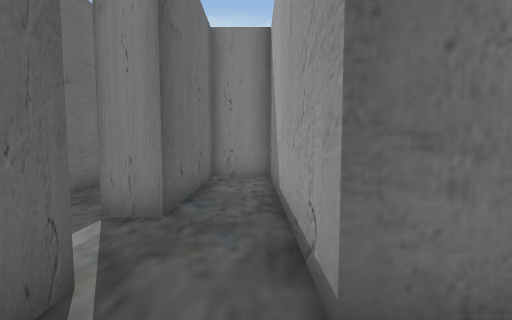
[1] (above)

24 first-person views from a walk through a 3-D level made in the Unity game engine. The camera is 1.2 m above the floor, tilts 4° down and sees 90° across. The floor is counted in squares, 1 m on a side. Each view is taken from the middle of a square. On the plan, view 1 faces up. The plan holds only what a view shows up to about 12 squares ahead; the rest is blank. The player character is not drawn.

[2]
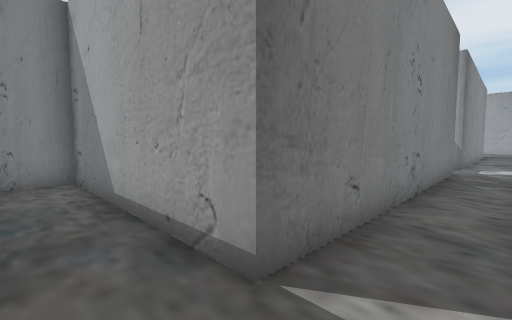

[3]
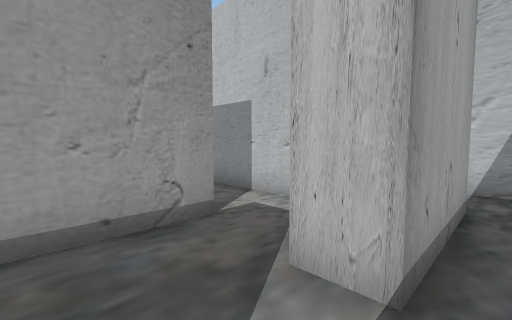

[4]
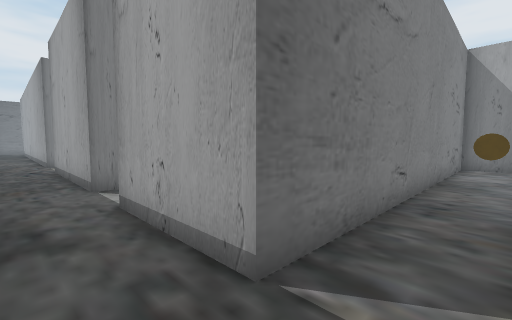

[5]
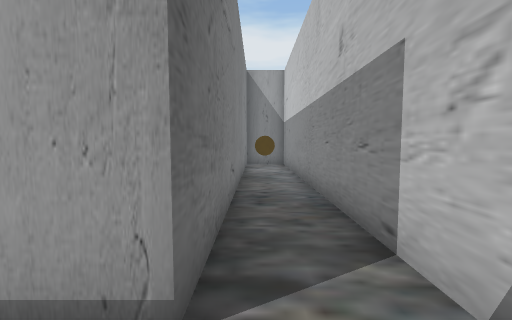

[6]
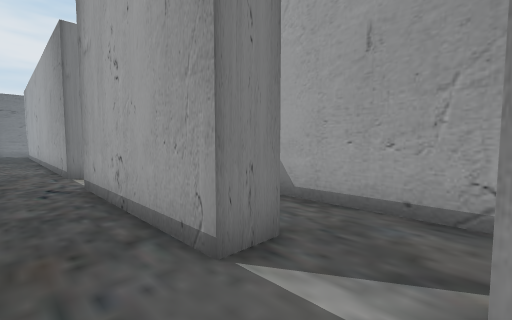

[7]
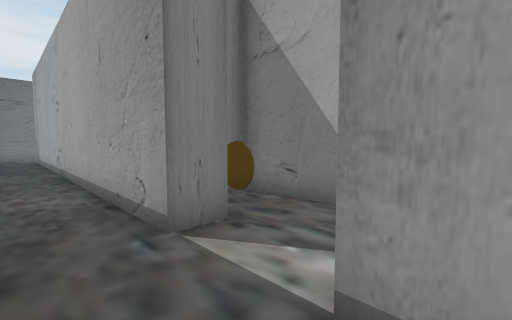

[8]
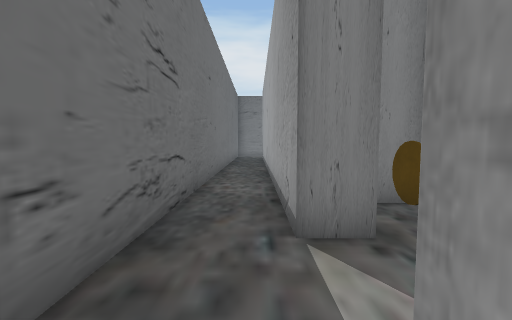

[9]
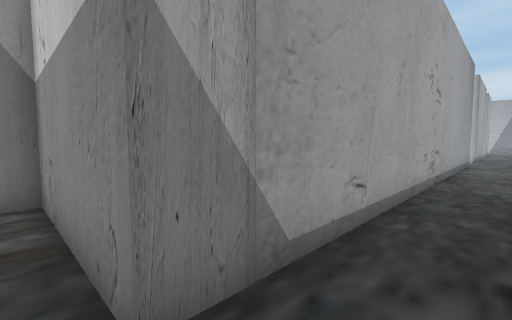

[10]
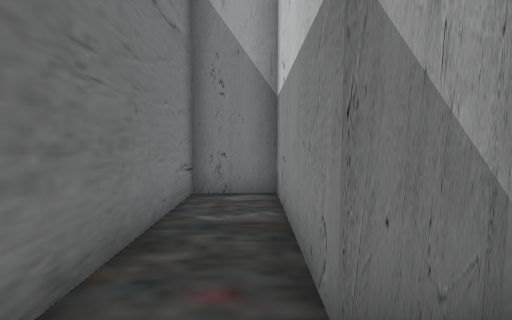

[11]
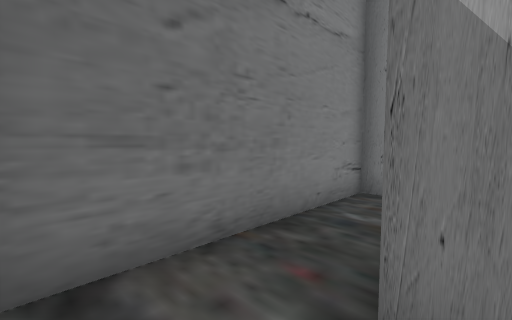

[12]
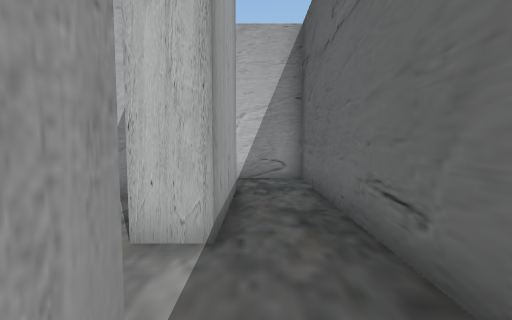

[13]
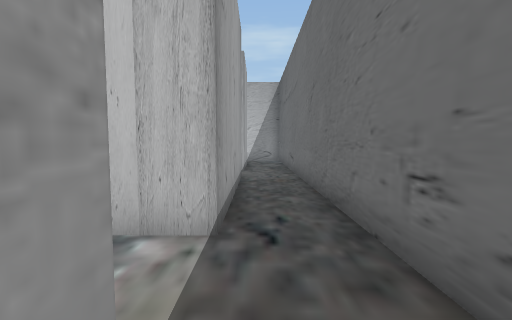

[14]
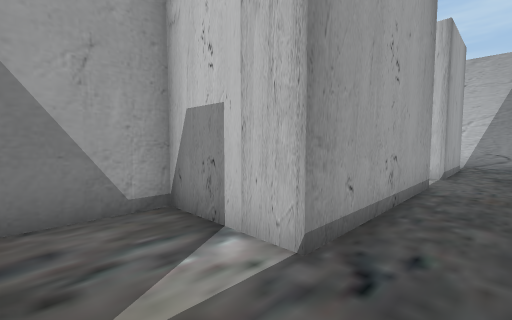

[15]
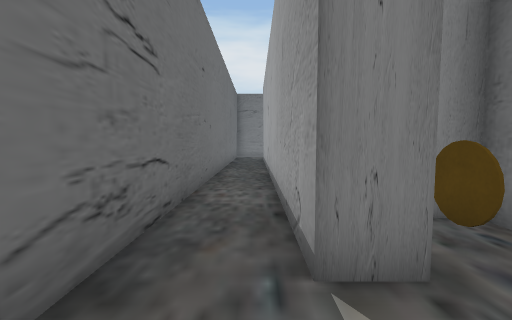

[16]
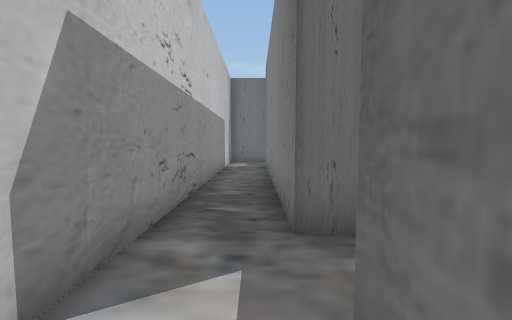

[17]
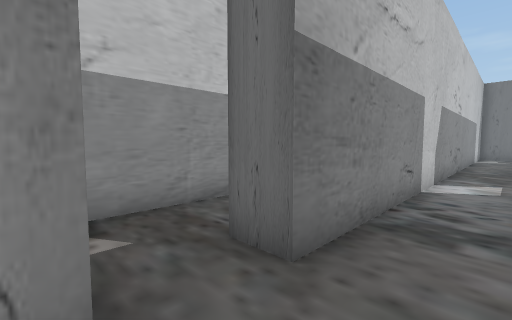

[18]
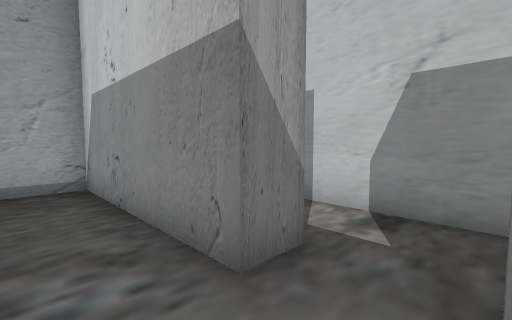

[19]
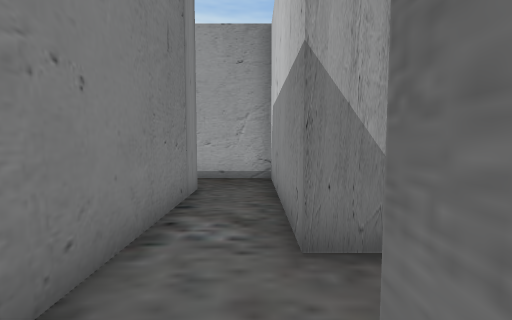

[20]
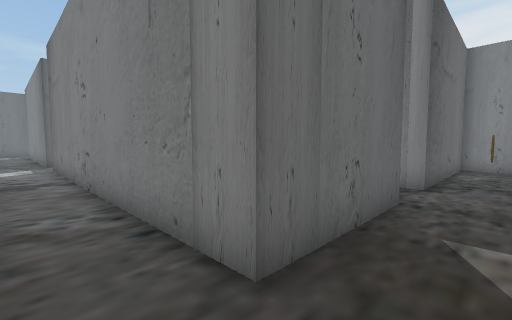

[21]
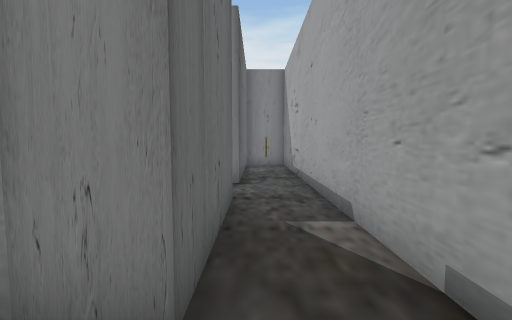

[22]
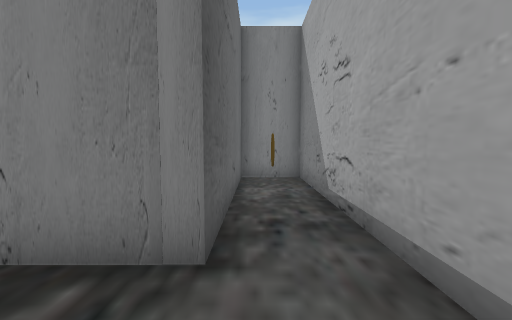

[23]
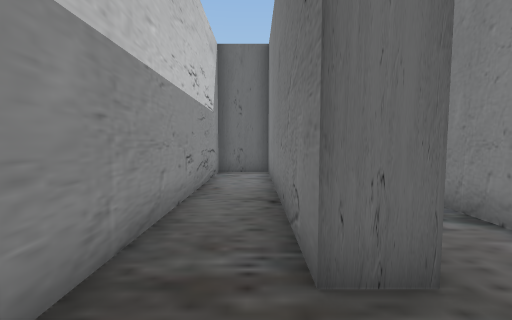

[24]
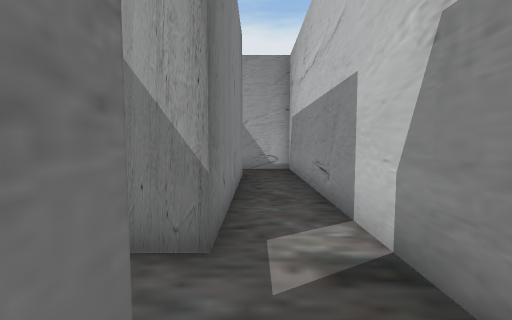

### Floor plan
Ten units are one square. View 1 is at (0, 0); x grows to the right and y downward. Boxes are objects, and circles mark ways between rooms. Rooms are numbered by the first view taken in them; rooms with no view inside come last. Other rooms are left out.
<svg viewBox="-50 -310 350 350">
<path fill="none" stroke="#000" d="M207 5 265 5 265 -137 245 -137 245 -74 235 -74M107 -24 107 -15 5 -15 5 -25M245 -55 245 -15 126 -15M-2 5 190 5M-15 -20 -15 -14M-14 -121 -25 -121 -25 -285 20 -285 20 -305 -41 -305M-15 -41 -25 -41 -25 -98 5 -98 5 -140 -6 -140M-45 -219 -45 35 80 35M98 31 98 15 -25 15 -25 -20 -15 -20M190 5 190 15 111 15M274 15 207 15 207 5M107 14 107 35 295 35 295 14M5 -25 5 -88 -15 -88 -15 -41"/>
<rect x="245" y="-135" width="20" height="10" fill="#bbb"><title>other object</title></rect>
<rect x="-15" y="-135" width="10" height="10" fill="#bbb"><title>brown coin</title></rect>
<rect x="85" y="15" width="10" height="10" fill="#bbb"><title>brown coin</title></rect>
<circle cx="195" cy="10" r="3" fill="#2a7"/>
<circle cx="-5" cy="-20" r="3" fill="#2a7"/>
<circle cx="-20" cy="-35" r="3" fill="#2a7"/>
<text x="160" y="-10">1</text>
<text x="-20" y="-110">2</text>
<text x="210" y="20">3</text>
<text x="-10" y="-60">4</text>
</svg>
Room 1 opens to room 3. Room 1 opens to room 4. Room 2 opens to room 4.

Where each view was taken, in squares from view 1:
view 1: 0 up, 0 right, facing up
view 2: 0 up, 1 left, facing up-right
view 3: 4 up, 3 left, facing down-right
view 4: 3 down, 4 left, facing up-right
view 5: 2 down, 4 left, facing right
view 6: 2 up, 4 left, facing up-right
view 7: 9 up, 4 left, facing up-right
view 8: 9 up, 3 left, facing up
view 9: 29 up, 4 left, facing down-right
view 10: 29 up, 4 left, facing right
view 11: 28 up, 4 left, facing up-right
view 12: 5 up, 3 left, facing down
view 13: 13 up, 3 left, facing down
view 14: 12 up, 4 left, facing down-right
view 15: 10 up, 3 left, facing up
view 16: 1 up, 14 right, facing left
view 17: 1 up, 21 right, facing down-left
view 18: 1 up, 19 right, facing down-right
view 19: 0 up, 18 right, facing right
view 20: 0 up, 26 right, facing up-left
view 21: 0 up, 25 right, facing up
view 22: 5 up, 25 right, facing up
view 23: 2 down, 21 right, facing left
view 24: 2 down, 18 right, facing right
